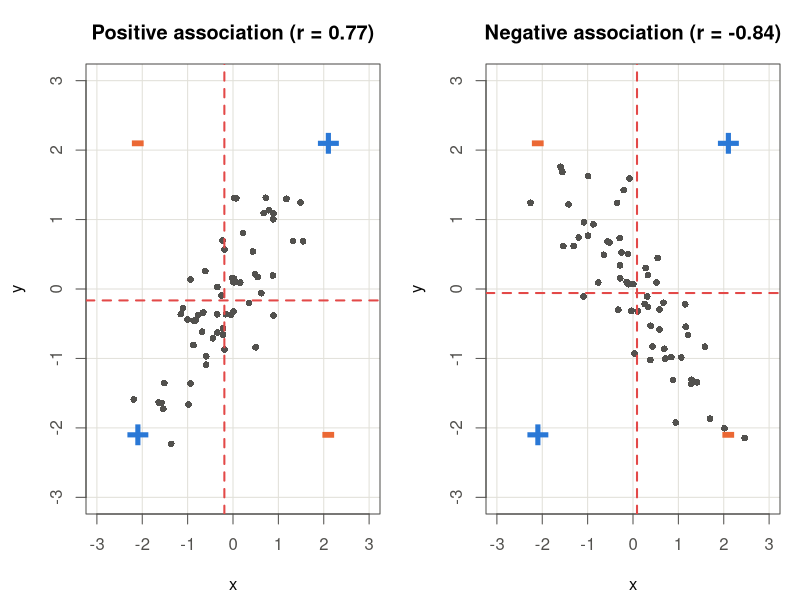

R code for this plot:
# Date        : 2026-08-25
# Description : Re-draw the covariance quadrant-sign figure with a wider, shorter
#               canvas so the slide can show it at full width and place the two
#               explanation boxes directly beneath the matching panel.
#               Drawing code and seed are copied unchanged from
#               code/agent/2026-08-13/make-restructure-figures.R (fig-p01);
#               only the canvas proportions differ (2000x1000 -> 2000x780).
#               Run from the project root:
#                 Rscript code/agent/2026-08-25/make-quadrant-figure.R
# File        : make-quadrant-figure.R

FIG_DIR <- "output/agent/2026-08-25"
dir.create(FIG_DIR, recursive = TRUE, showWarnings = FALSE)

COL_BLUE   <- "#2a78d6"
COL_ORANGE <- "#eb6834"
COL_RED    <- "#e34948"
INK        <- "#0b0b0b"
INK2       <- "#52514e"
GRID_C     <- "#e1e0d9"

set.seed(11)
xa <- rnorm(60); ya <-  0.85 * xa + rnorm(60, sd = 0.55)
xb <- rnorm(60); yb <- -0.85 * xb + rnorm(60, sd = 0.55)

quad_panel <- function(xx, yy, main) {
  plot(xx, yy, pch = 16, col = INK2, cex = 0.9,
       xlim = c(-3, 3), ylim = c(-3, 3),
       panel.first = grid(col = GRID_C, lty = 1),
       main = main, xlab = "x", ylab = "y")
  abline(v = mean(xx), h = mean(yy), col = COL_RED, lwd = 2, lty = 2)
  # sign of (y - ybar)(x - xbar) in each quadrant
  text( 2.1,  2.1, "+", col = COL_BLUE,   cex = 2.6, font = 2)
  text(-2.1,  2.1, "-", col = COL_ORANGE, cex = 2.6, font = 2)
  text(-2.1, -2.1, "+", col = COL_BLUE,   cex = 2.6, font = 2)
  text( 2.1, -2.1, "-", col = COL_ORANGE, cex = 2.6, font = 2)
}

png(file.path(FIG_DIR, "fig-p01-quadrant-signs.png"),
    width = 2000, height = 780, res = 170)
par(mfrow = c(1, 2), mar = c(4.3, 4.3, 3.2, 1),
    col.axis = INK2, col.lab = INK, fg = INK2)
quad_panel(xa, ya, sprintf("Positive association (r = %.2f)", cor(xa, ya)))
quad_panel(xb, yb, sprintf("Negative association (r = %.2f)", cor(xb, yb)))
dev.off()

cat("written:", file.path(FIG_DIR, "fig-p01-quadrant-signs.png"), "\n")
